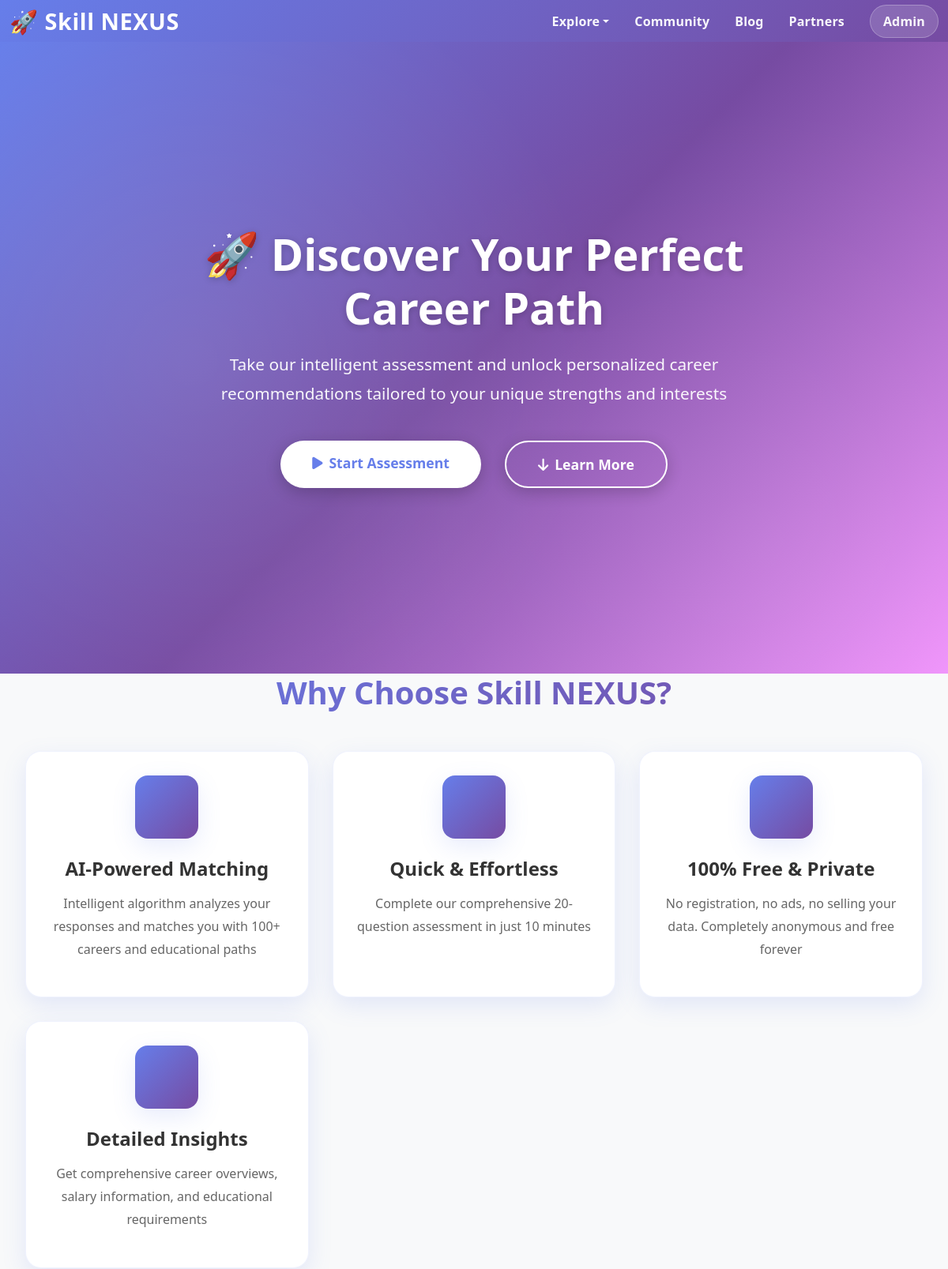
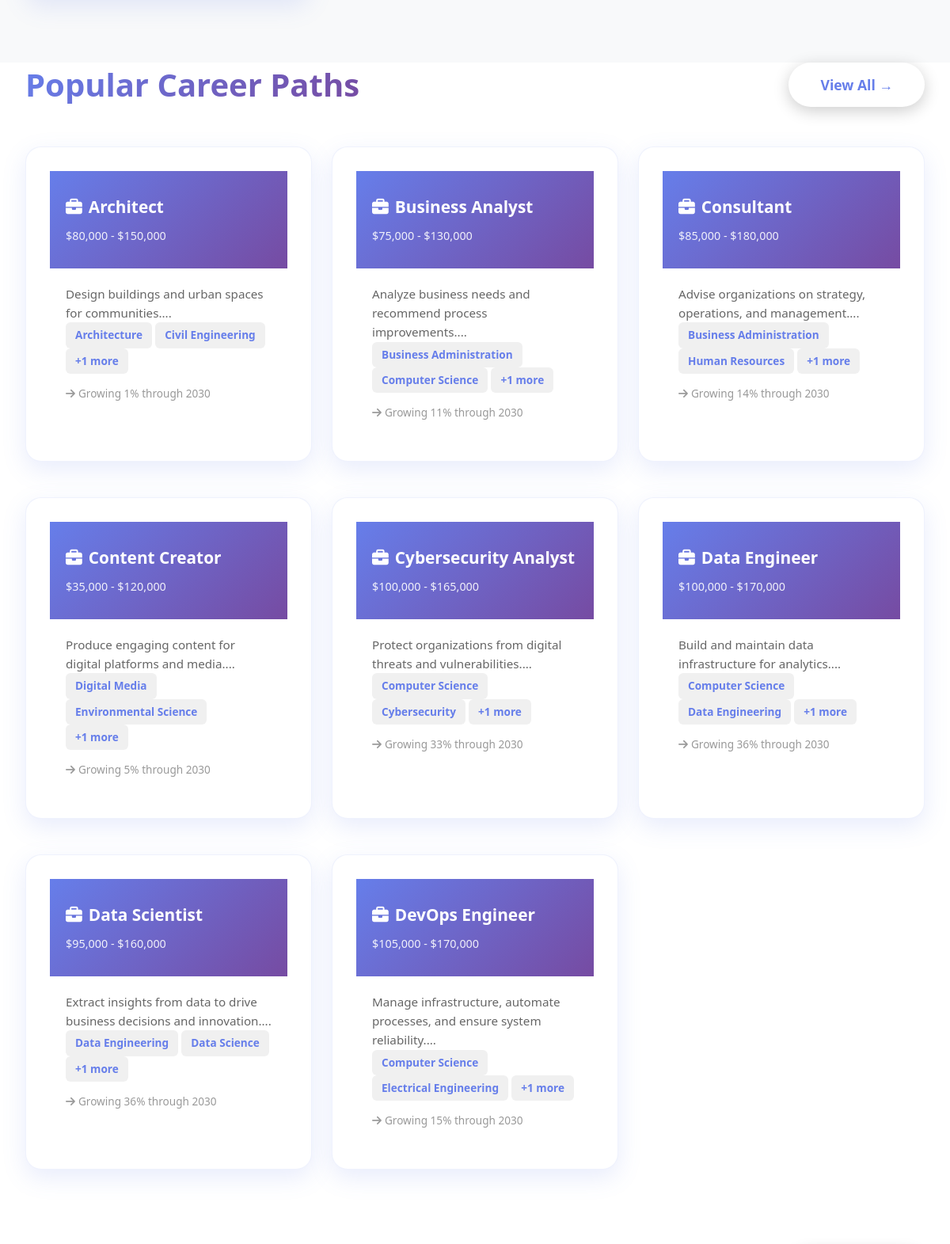
The page / (upper part) on the database its author committed (2 pictures, top to bottom).
### tables this page shows
CREATE TABLE `careers` (
  `id` INT UNSIGNED NOT NULL AUTO_INCREMENT,
  `name` VARCHAR(255) NOT NULL,
  `description` TEXT,
  `average_salary` VARCHAR(100),
  `job_outlook` TEXT,
  `icon` VARCHAR(255),
  `color_code` VARCHAR(7),
  `is_active` BOOLEAN DEFAULT TRUE,
  `created_at` TIMESTAMP NOT NULL DEFAULT CURRENT_TIMESTAMP,
  `updated_at` TIMESTAMP NOT NULL DEFAULT CURRENT_TIMESTAMP ON UPDATE CURRENT_TIMESTAMP,
  PRIMARY KEY (`id`),
  UNIQUE KEY `unique_career_name` (`name`),
  INDEX `idx_careers_active` (`is_active`)
);

CREATE TABLE `degrees` (
  `id` INT UNSIGNED NOT NULL AUTO_INCREMENT,
  `name` VARCHAR(255) NOT NULL,
  `description` TEXT,
  `duration` VARCHAR(100),
  `icon` VARCHAR(255),
  `color_code` VARCHAR(7),
  `is_active` BOOLEAN DEFAULT TRUE,
  `created_at` TIMESTAMP NOT NULL DEFAULT CURRENT_TIMESTAMP,
  `updated_at` TIMESTAMP NOT NULL DEFAULT CURRENT_TIMESTAMP ON UPDATE CURRENT_TIMESTAMP,
  PRIMARY KEY (`id`),
  UNIQUE KEY `unique_degree_name` (`name`),
  INDEX `idx_degrees_active` (`is_active`)
);

### index.php (the view, shortened to what this page needs)
<?php
include __DIR__ . '/config.php';
?>
<!DOCTYPE html>
<html lang="en">
<head>
    <link href="https://cdn.jsdelivr.net/npm/bootstrap@5.3.2/dist/css/bootstrap.min.css" rel="stylesheet">
    <link rel="stylesheet" href="https://cdnjs.cloudflare.com/ajax/libs/font-awesome/6.4.0/css/all.min.css">
    <link rel="stylesheet" href="<?= BASE_URL ?>/assets/styles.css">
</head>
<body>
    <section class="hero">
        <div class="hero-content">
            <h1>🚀 Discover Your Perfect Career Path</h1>
            <p>Take our intelligent assessment and unlock personalized career recommendations tailored to your unique
                strengths and interests</p>
            <div style="display: flex; gap: 15px; justify-content: center; flex-wrap: wrap; margin-top: 40px;">
                <a href="<?= BASE_URL ?>/career/career_test.php" class="btn-cta"><i class="fas fa-play me-2"></i>Start
                    Assessment</a>
                <button class="btn-cta btn-cta-secondary"
                    onclick="document.getElementById('features').scrollIntoView({behavior:'smooth'})"><i
                        class="fas fa-arrow-down me-2"></i>Learn More</button>
            </div>
        </div>
    </section>
    <section class="features" id="features">
        <div class="container">
            <h2 class="section-title">Why Choose Skill NEXUS?</h2>
            <div class="feature-grid">
                <div class="feature-card">
                    <div class="feature-icon"><i class="fas fa-brain"></i></div>
                    <h3>AI-Powered Matching</h3>
                    <p>Intelligent algorithm analyzes your responses and matches you with 100+ careers and educational
                        paths</p>
                </div>
                <div class="feature-card">
                    <div class="feature-icon"><i class="fas fa-clock"></i></div>
                    <h3>Quick & Effortless</h3>
                    <p>Complete our comprehensive 20-question assessment in just 10 minutes</p>
                </div>
                <div class="feature-card">
                    <div class="feature-icon"><i class="fas fa-lock"></i></div>
                    <h3>100% Free & Private</h3>
                    <p>No registration, no ads, no selling your data. Completely anonymous and free forever</p>
                </div>
                <div class="feature-card">
                    <div class="feature-icon"><i class="fas fa-chart-line"></i></div>
                    <h3>Detailed Insights</h3>
                    <p>Get comprehensive career overviews, salary information, and educational requirements</p>
                </div>
            </div>
        </div>
    </section>
    <section class="careers-section">
        <div class="container">
            <div style="display: flex; justify-content: space-between; align-items: center; margin-bottom: 50px;">
                <h2 class="section-title" style="margin-bottom: 0;">Popular Career Paths</h2>
                <a href="<?= BASE_URL ?>/results/careers.php" class="btn-cta">View All →</a>
            </div>
            <div class="career-grid">
                <?php
                try {
                    $careers = getCareers($pdo, 8);
                    foreach ($careers as $career):
                        $degrees = getCareerDegrees($pdo, $career['id']);
                        ?>
                        <div class="career-card">
                            <div class="career-card-header">
                                <div class="career-card-title"><i class="fas fa-briefcase me-2"></i><?= e($career['name']) ?>
                                </div>
                                <div class="career-salary"><?= e($career['average_salary'] ?? 'Competitive Salary') ?></div>
                            </div>
                            <div class="career-card-body">
                                <p class="career-description"><?= substr(e($career['description'] ?? ''), 0, 100) ?>...</p>
                                <div style="margin-bottom: 15px;">
                                    <?php foreach (array_slice($degrees, 0, 2) as $degree): ?>
                                        <span class="degree-link"><?= e($degree['name']) ?></span>
                                    <?php endforeach; ?>
                                    <?php if (count($degrees) > 2): ?>
                                        <span class="degree-link">+<?= count($degrees) - 2 ?> more</span>
                                    <?php endif; ?>
                                </div>
                                <p style="color: #999; font-size: 0.85rem; margin: 0;"><i
                                        class="fas fa-arrow-right me-1"></i><?= e($career['job_outlook'] ?? 'Growing field') ?>
                                </p>
                            </div>
                        </div>
                        <?php
                    endforeach;
                } catch (Exception $e) {
                    echo '<p>Unable to load careers</p>';
                }
                ?>
            </div>
        </div>
    </section>
</body>
</html>

### assets/styles.css (style rules this page uses)
:root { --gradient-primary: linear-gradient(135deg, #667eea 0%, #764ba2 100%); --gradient-accent: linear-gradient(135deg, #f093fb 0%, #f5576c 100%); --gradient-light: linear-gradient(135deg, #667eea14, #764ba214); --bg-primary: #ffffff; --bg-secondary: #f8f9fa; --bg-light: #f0f2f5; --text-primary: #2c3e50; --text-muted: #7f8c8d; --accent: #667eea; --accent-strong: #764ba2; --shadow: 0 10px 30px rgba(102, 126, 234, 0.15); --shadow-hover: 0 15px 50px rgba(102, 126, 234, 0.25); }
* { margin: 0; padding: 0; box-sizing: border-box; }
html { scroll-behavior: smooth; }
body { font-family: 'Segoe UI', Tahoma, Geneva, Verdana, sans-serif; min-height: 100vh; background: linear-gradient(135deg, #f5f7fa 0%, #e9ecef 100%) !important; color: var(--text-primary) !important; }
main, section, .container, .content-wrap { padding-top: 0 !important; margin-top: 0 !important; }
a { color: inherit; text-decoration: none; }
button, .btn { transition: transform 0.28s ease, box-shadow 0.28s ease, background 0.28s ease; }
.career-card, .degree-card, .feature-card, .tip-card, .blog-card, .partner-card, .card, .card-glass { background: #ffffff !important; border: 1px solid rgba(102, 126, 234, 0.1) !important; color: var(--text-primary) !important; box-shadow: var(--shadow) !important; border-radius: 20px !important; transition: all 0.3s ease !important; }
.test-container, .results-container, .career-grid, .degree-grid, .question-container { margin-top: 0 !important; padding-top: 0 !important; }
.feature-icon { width: 80px; height: 80px; background: var(--gradient-primary); border-radius: 16px; display: flex; align-items: center; justify-content: center; color: #ffffff; font-size: 2rem; margin: 0 auto 1.5rem; box-shadow: var(--shadow); }

### rows shown on the page
careers: name "Architect", average_salary "$80,000 - $150,000", description "Design buildings and urban spaces for communities.", count($degrees) - 2 "1", job_outlook "Growing 1% through 2030"
degrees: name "Architecture"
degrees: name "Civil Engineering"
careers: name "Business Analyst", average_salary "$75,000 - $130,000", description "Analyze business needs and recommend process improvements.", count($degrees) - 2 "1", job_outlook "Growing 11% through 2030"
degrees: name "Business Administration"
degrees: name "Computer Science"
careers: name "Consultant", average_salary "$85,000 - $180,000", description "Advise organizations on strategy, operations, and management.", count($degrees) - 2 "1", job_outlook "Growing 14% through 2030"
degrees: name "Human Resources"
careers: name "Content Creator", average_salary "$35,000 - $120,000", description "Produce engaging content for digital platforms and media.", count($degrees) - 2 "1", job_outlook "Growing 5% through 2030"
degrees: name "Digital Media"
degrees: name "Environmental Science"
careers: name "Cybersecurity Analyst", average_salary "$100,000 - $165,000", description "Protect organizations from digital threats and vulnerabilities.", count($degrees) - 2 "1", job_outlook "Growing 33% through 2030"
degrees: name "Cybersecurity"
careers: name "Data Engineer", average_salary "$100,000 - $170,000", description "Build and maintain data infrastructure for analytics.", count($degrees) - 2 "1", job_outlook "Growing 36% through 2030"
degrees: name "Data Engineering"
careers: name "Data Scientist", average_salary "$95,000 - $160,000", description "Extract insights from data to drive business decisions and innovation.", count($degrees) - 2 "1", job_outlook "Growing 36% through 2030"
degrees: name "Data Science"
careers: name "DevOps Engineer", average_salary "$105,000 - $170,000", description "Manage infrastructure, automate processes, and ensure system reliability.", count($degrees) - 2 "1", job_outlook "Growing 15% through 2030"
degrees: name "Electrical Engineering"
